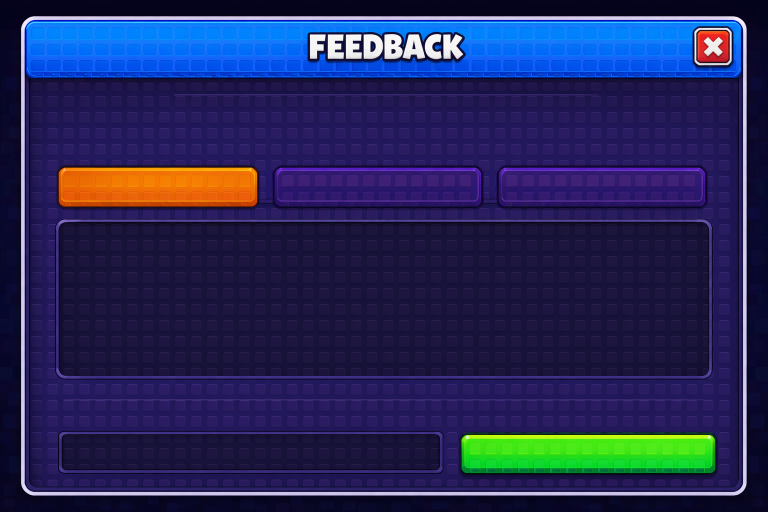
#> input picture assets/ui/menus3/gpt_feedback.png, 1536 x 1024 px, found by its file name (shown at 1/2 size); its folder holds 3 pictures in this run; the run also reads 1 picture not shown here
$ python build_menus3.py gpt_board.png gpt_feedback.png
#> lines starting #> are read from the running program, lines starting #| are printed output that depends on the picture; after the words box and inside, x2 and y2 are one past the last pixel; in counts of white or black regions, pixels touching at a corner belong together; long printed decimals are rounded
"""Cut the GPT Image art for Feedback, Offline Earnings, the Mutation Drop board and the egg name tag.

usage (from the project root):
    python -I assets/ui/menus3/build_menus3.py assets/ui/menus3 src/shared/UI/MenuArt/MenuArt3Atlas.luau

Outputs:
    feedback_bg.png   the Feedback window on the 1160 x 730 StudTheme canvas (tabs painted out), at 0.883
    offline_bg.png    the Offline Earnings window on its 560 x 540 canvas (buttons painted out), at 1.8
    board_art.png     the Mutation Drop sign (extra buttons / X removed), 1024 x 512 for the 1040 x 520 SurfaceGui
    menu3_pieces.png  tabs, offline buttons + badge, egg tags per rarity
    MenuArt3Atlas.luau generated: Rect = atlas pixels, Size = drawn size in canvas pixels
"""
import sys
from pathlib import Path

import numpy as np
from PIL import Image, ImageDraw, ImageFilter

DIR, OUT_LUA = Path(sys.argv[1]), Path(sys.argv[2])


def load(name):
    return np.asarray(Image.open(DIR / f"gpt_{name}.png").convert("RGB")).astype(np.int32)


def rounded(size, radius, scale=4):
    w, h = size
    big = Image.new("L", (w * scale, h * scale), 0)
    ImageDraw.Draw(big).rounded_rectangle((0, 0, w * scale - 1, h * scale - 1), radius=radius * scale, fill=255)
    return big.resize(size, Image.LANCZOS)


def window_mask(img):
    """Per row: everything between the leftmost and rightmost pixel of the white outline (and the rows between)."""
    white = (img.min(2) > 190) & ((img.max(2) - img.min(2)) < 60)
    h, w = white.shape
    keep = np.zeros((h, w), bool)
    rows = [y for y in range(h) if white[y].sum() > 2]
    for y in range(h):
        xs = np.nonzero(white[y])[0]
        if len(xs) >= 2 and xs[-1] - xs[0] > w * 0.5:
            keep[y, xs[0] : xs[-1] + 1] = True
    return Image.fromarray((keep * 255).astype(np.uint8)).filter(ImageFilter.GaussianBlur(0.6))


def stud_panel(img, box, base, period=24, stud=14):
    """Paints box as a panel face: base colour with a lighter stud every period."""
    x0, y0, x1, y1 = box
    base = np.asarray(base, float)
    img[y0:y1, x0:x1] = base
    off = (period - stud) // 2
    for sy in range(y0 - (y0 % period), y1, period):
        for sx in range(x0 - (x0 % period), x1, period):
            ax, ay = sx + off, sy + off
            for dx0, dy0, dx1, dy1, k in ((0, 0, stud, stud, 0.82), (0, 0, stud - 2, stud - 2, 1.12)):
                ya, yb = max(ay + dy0, y0), min(ay + dy1, y1)
                xa, xb = max(ax + dx0, x0), min(ax + dx1, x1)
                if ya < yb and xa < xb:
                    img[ya:yb, xa:xb] = np.clip(base * k, 0, 255)


def to_image(img, alpha=None):
    rgba = Image.fromarray(np.clip(img, 0, 255).astype(np.uint8), "RGB").convert("RGBA")
    if alpha is not None:
        rgba.putalpha(alpha)
    return rgba


def crop_piece(img, box, radius):
    x0, y0, x1, y1 = box
    return to_image(img[y0:y1, x0:x1], rounded((x1 - x0, y1 - y0), radius))


pieces = {}  # name -> (image at its stored size, drawn size in canvas pixels)


def add(name, image, canvas_size):
    pieces[name] = (image, canvas_size)


# ---------- FEEDBACK (window x 43..1492, y 33..990 -> the 1160 x 730 canvas) ----------
fb = load("feedback")
FB_BOX, FB_SIZE = (43, 33, 1493, 991), (1160, 730)
fsx, fsy = FB_SIZE[0] / (FB_BOX[2] - FB_BOX[0]), FB_SIZE[1] / (FB_BOX[3] - FB_BOX[1])
TABS = [(118, 336, 515, 412), (550, 336, 963, 412), (998, 336, 1411, 412)]


def fb_size(box):
    return (round((box[2] - box[0]) * fsx), round((box[3] - box[1]) * fsy))


add("FbTabOn", crop_piece(fb, TABS[0], 12), fb_size(TABS[0]))
#> in rounded, `big = Image.new("L", (w * scale, h * scale), 0)`: big: PIL image 1588x304 L; every value is 0
#> in rounded, `ImageDraw.Draw(big).rounded_rectangle((0, 0, w * scale - 1, h * scale ..`:
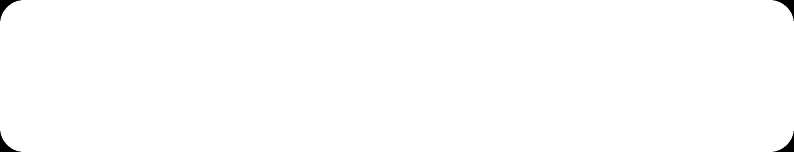
#> big: PIL image 1588x304 L (shown at 1/2 size); 99.6% white; 4 black regions, box (x1, y1, x2, y2) and area: (0, 0, 42, 42) 508, (1546, 0, 1588, 42) 508, (0, 262, 42, 304) 508, (1546, 262, 1588, 304) 508
add("FbTabOff", crop_piece(fb, TABS[1], 12), fb_size(TABS[1]))
#> in rounded (call 2), `big = Image.new("L", (w * scale, h * scale), 0)`: big: PIL image 1652x304 L; every value is 0
#> in rounded (call 2), `ImageDraw.Draw(big).rounded_rectangle((0, 0, w * scale - 1, h * scale ..`: big: PIL image 1652x304 L; 99.6% white; 4 black regions, box (x1, y1, x2, y2) and area: (0, 0, 42, 42) 508, (1610, 0, 1652, 42) 508, (0, 262, 42, 304) 508, (1610, 262, 1652, 304) 508
for x0, y0, x1, y1 in TABS:  # the tab row painted out with the panel face 80 px above it
    fb[y0 - 10 : y1 + 8, x0 - 8 : x1 + 8] = fb[y0 - 106 : y1 - 88, x0 - 8 : x1 + 8]
fb_mask = window_mask(load("feedback")).crop(FB_BOX)
#> in window_mask, `white = (img.min(2) > 190) & ((img.max(2) - img.min(2)) < 60)`:
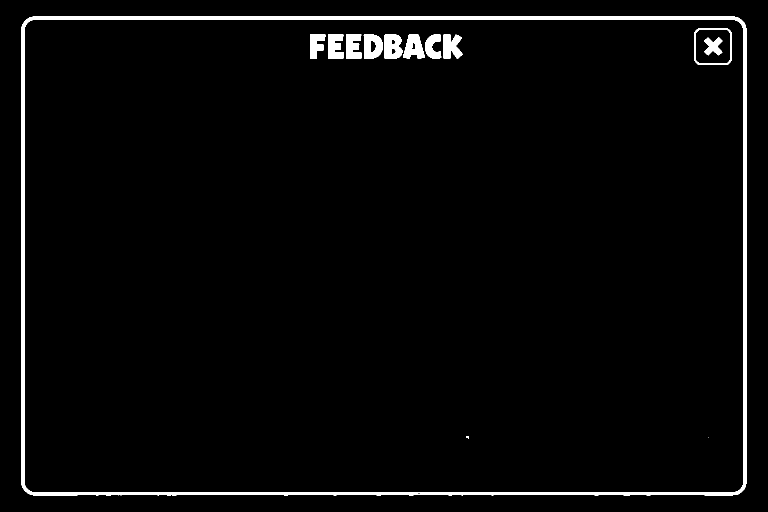
#> white: shape (1024, 1536) bool (shown at 1/2 size); 2.6% white; 13 white regions (1 under 20 px), largest, box (x1, y1, x2, y2) and area: (43, 33, 1493, 991) 28852, (769, 69, 805, 117) 1419, (727, 69, 766, 117) 1402
#> in window_mask, `rows = [y for y in range(h) if white[y].sum() > 2]`: rows = 958 values from 33 to 990
#> after the loop in window_mask, `for y in range(h):`:
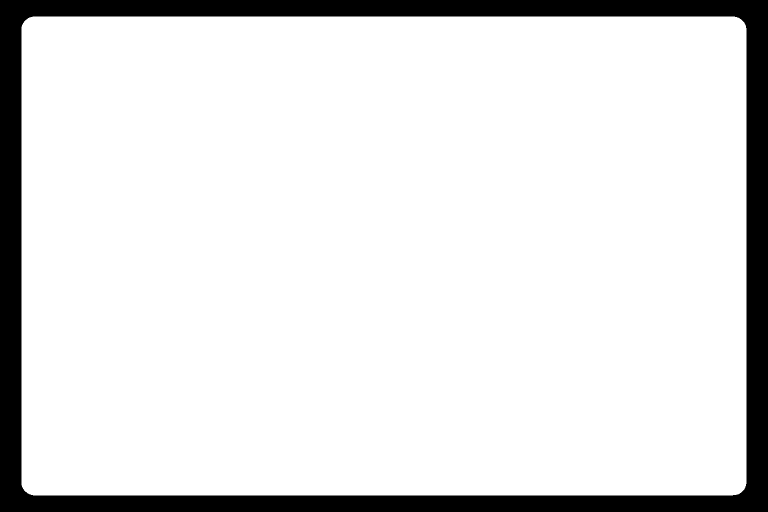
#> keep: shape (1024, 1536) bool (shown at 1/2 size); 88.3% white; 1 black region, box (x1, y1, x2, y2) and area: (0, 0, 1536, 1024) 184399
fb_img = to_image(fb[FB_BOX[1] : FB_BOX[3], FB_BOX[0] : FB_BOX[2]], fb_mask)
fb_img.resize((1024, 644), Image.LANCZOS).save(DIR / "feedback_bg.png")

# ---------- OFFLINE EARNINGS (window x 16..1007, y 30..990 -> the 560 x 540 canvas) ----------
off = load("offline")
#> call 3 of load, with name = 'offline'
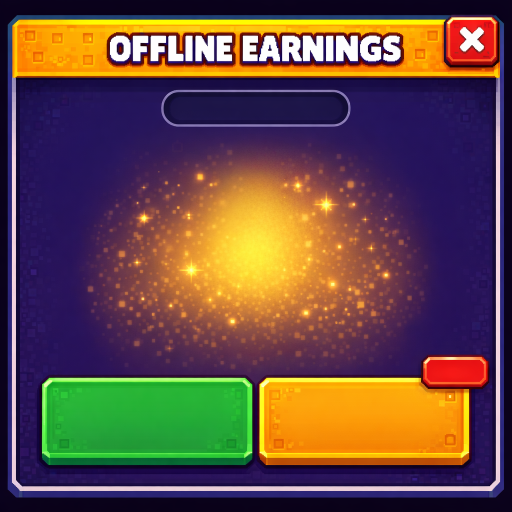
#> input picture assets/ui/menus3/gpt_offline.png, 1024 x 1024 px, found by its file name (shown at 1/2 size)
OFF_BOX, OFF_SIZE = (16, 30, 1007, 990), (560, 540)
osx, osy = OFF_SIZE[0] / (OFF_BOX[2] - OFF_BOX[0]), OFF_SIZE[1] / (OFF_BOX[3] - OFF_BOX[1])


def off_size(box):
    return (round((box[2] - box[0]) * osx), round((box[3] - box[1]) * osy))


GREEN, GOLD, BADGE = (83, 753, 507, 932), (516, 753, 941, 932), (843, 710, 977, 777)
add("OffGreen", crop_piece(off, GREEN, 18), off_size(GREEN))
#> in rounded (call 3), `big = Image.new("L", (w * scale, h * scale), 0)`: big: PIL image 1696x716 L; every value is 0
#> in rounded (call 3), `ImageDraw.Draw(big).rounded_rectangle((0, 0, w * scale - 1, h * scale ..`: big: PIL image 1696x716 L; 99.6% white; 4 black regions, box (x1, y1, x2, y2) and area: (0, 0, 64, 64) 1133, (1632, 0, 1696, 64) 1133, (0, 652, 64, 716) 1133, (1632, 652, 1696, 716) 1133
badge_art = crop_piece(off, BADGE, 14)  # cut before the corner under it is repaired
#> call 4 of rounded, with size = (134, 67), radius = 14, scale = 4
#> in rounded (call 4), `big = Image.new("L", (w * scale, h * scale), 0)`: big: PIL image 536x268 L; every value is 0
#> in rounded (call 4), `ImageDraw.Draw(big).rounded_rectangle((0, 0, w * scale - 1, h * scale ..`:
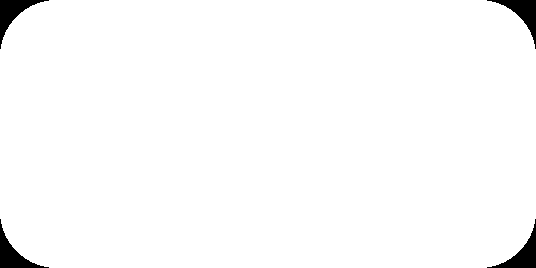
#> big: PIL image 536x268 L; 98.1% white; 4 black regions, box (x1, y1, x2, y2) and area: (0, 0, 49, 49) 691, (487, 0, 536, 49) 691, (0, 219, 49, 268) 691, (487, 219, 536, 268) 691
# the badge overlapped the gold button: the top edge carried on from a clean column, its other corner mirrored
off[748:784, 828:905] = off[748:784, 815:816]
off[748:784, 905:941] = off[748:784, 516:552][:, ::-1]
add("OffBadge", badge_art, off_size(BADGE))
add("OffGold", crop_piece(off, GOLD, 18), off_size(GOLD))
#> in rounded (call 5), `big = Image.new("L", (w * scale, h * scale), 0)`: big: PIL image 1700x716 L; every value is 0
#> in rounded (call 5), `ImageDraw.Draw(big).rounded_rectangle((0, 0, w * scale - 1, h * scale ..`: big: PIL image 1700x716 L; 99.6% white; 4 black regions, box (x1, y1, x2, y2) and area: (0, 0, 64, 64) 1133, (1636, 0, 1700, 64) 1133, (0, 652, 64, 716) 1133, (1636, 652, 1700, 716) 1133
#> in to_image (call 6), `rgba = Image.fromarray(np.clip(img, 0, 255).astype(np.uint8), "RGB").c..`:
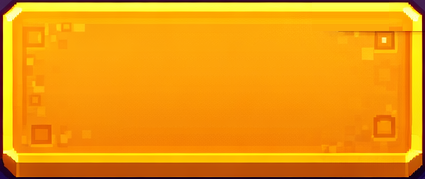
#> rgba: PIL image 425x179 RGBA; mean R, G, B, A 237.2, 151.2, 12.1, 255


def hue_shift(rgba, hue, min_sat=0.2):
    """The saturated pixels moved to `hue` (0..1), keeping saturation / value (the white bevel stays)."""
    import colorsys

    a = np.asarray(rgba).astype(np.float64) / 255
    out = a.copy()
    flat, res = a[..., :3].reshape(-1, 3), out[..., :3].reshape(-1, 3)
    for i, (r, g, b) in enumerate(flat):
        h, s_, v = colorsys.rgb_to_hsv(r, g, b)
        if s_ >= min_sat:
            res[i] = colorsys.hsv_to_rgb(hue, s_, v)
    out[..., :3] = res.reshape(a[..., :3].shape)
    return Image.fromarray((out * 255).round().astype(np.uint8), "RGBA")


add("CardPink", hue_shift(pieces["OffGold"][0], 0.9), off_size(GOLD))  # the welcome card (JoinArrival)
#> the loop in hue_shift, `for i, (r, g, b) in enumerate(flat):` made 76075 passes
#> (r, g, b, h, s_, v) on passes 1 to 3: (0.267, 0.129, 0.318, 0.788, 0.593, 0.318), (0.267, 0.129, 0.322, 0.786, 0.598, 0.322), (0.267, 0.133, 0.318, 0.787, 0.58, 0.318)
#> in hue_shift, `out[..., :3] = res.reshape(a[..., :3].shape)`:
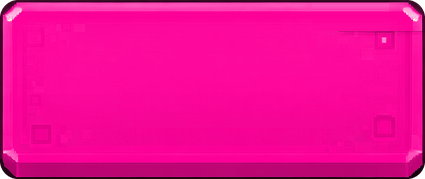
#> out: shape (179, 425, 4) float64; mean R, G, B, A 0.931, 0.0435, 0.576, 0.996; transparent parts drawn white
face = np.median(off[880:950, 950:985].reshape(-1, 3), axis=0)
#> face = [36, 18, 86]
stud_panel(off, (38, 746, 988, 950), face)  # below the glow
stud_panel(off, (835, 704, 988, 746), face)  # the badge
off_mask = rounded((OFF_BOX[2] - OFF_BOX[0], OFF_BOX[3] - OFF_BOX[1]), 22)  # the header has no side outline
off_img = to_image(off[OFF_BOX[1] : OFF_BOX[3], OFF_BOX[0] : OFF_BOX[2]], off_mask)
off_img.resize((round(OFF_SIZE[0] * 1.8), round(OFF_SIZE[1] * 1.8)), Image.LANCZOS).save(DIR / "offline_bg.png")

# ---------- MUTATION DROP board: header + inner panel (tabs / bottom buttons / X dropped) ----------
bd = load("board")
header = bd[80:216, 40:1500].copy()
header[:, 1290:1460] = header[:, 0:170][:, ::-1]  # the X: the header's left end mirrored
panel = bd[300:722, 40:1500]
bottom = bd[905:946, 40:1500]  # only the bottom border (the generated buttons sit above it)
W = 1460
panel_h = W // 2 - header.shape[0] - bottom.shape[0]
#> panel_h = 553
panel = np.asarray(Image.fromarray(panel.astype(np.uint8)).resize((W, panel_h), Image.LANCZOS)).astype(np.int32)
board = np.concatenate([header, panel, bottom], axis=0)
board_mask = rounded((board.shape[1], board.shape[0]), 22)
to_image(board, board_mask).resize((1024, 512), Image.LANCZOS).save(DIR / "board_art.png")
print("board header share", header.shape[0] / board.shape[0], "bottom share", bottom.shape[0] / board.shape[0])
#| board header share 0.1863 bottom share 0.05616

# ---------- egg name tag: the grey plate + its pointer, tinted per rarity ----------
#> (the run stopped early here; a loop or call above may not have finished)
